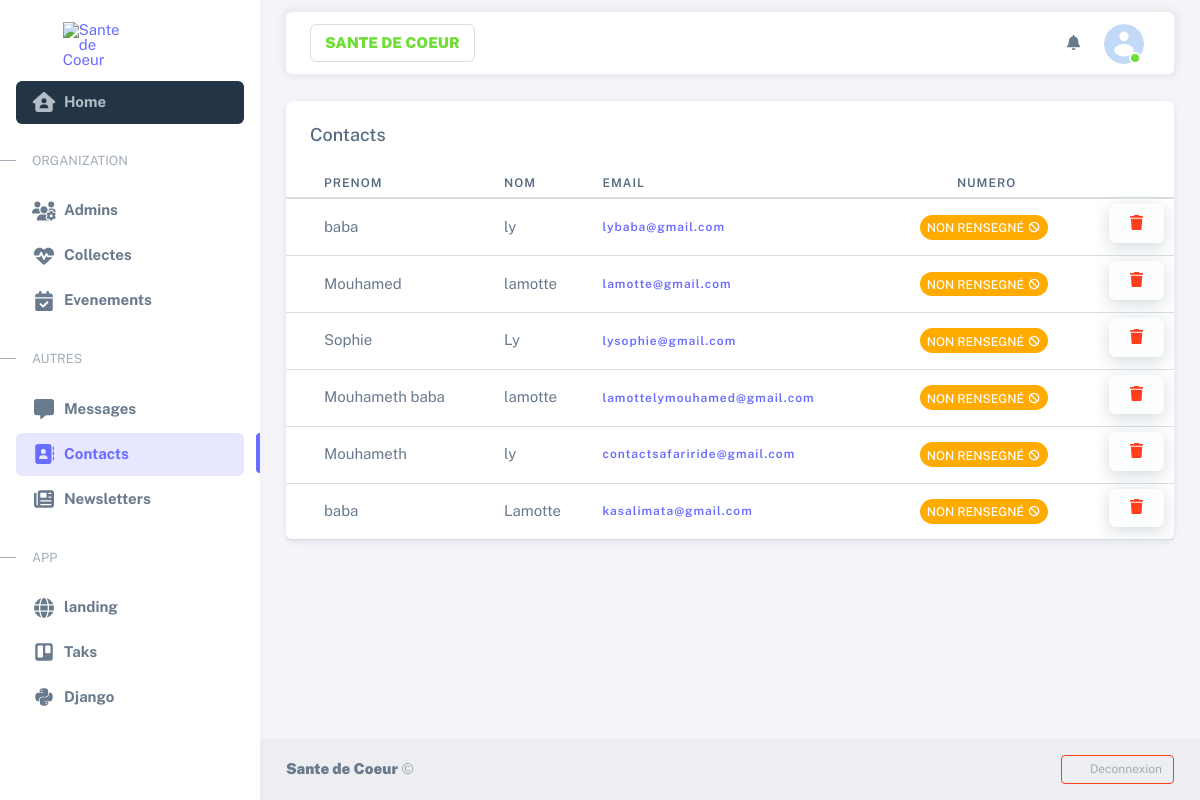
/sante/contacts/ (signed in), run on the app's committed database.
### administration/models.py (models this page shows, shortened)
class Contacts(models.Model):
    date = models.DateField(auto_now_add=True)
    first_name = models.CharField(max_length=50)
    last_name = models.CharField(max_length=50)
    email = models.EmailField(max_length=254, unique=True)
    class Meta:
        verbose_name = 'Contacts'
        verbose_name_plural = 'Contacts'

### administration/views.py (the view)
# urls.py: path('contacts/', list_contacts, name='contacts'),
def list_contacts(request):
    contacts = Contacts.objects.all().order_by('-date')
    context = {
        'contacts' : contacts
    }
    return render(request, 'administration/pages/contacts/list.html', context)

### context_processor.py (called while the page is built)
def all_context(request):
    user = request.user
    try :
        site = Site.objects.get(pk = 1)
    except Site.DoesNotExist :
        site = None
    try :
        avatar = Avatar.objects.get(user = user.pk, primary = 1)
        print(avatar)
    except Avatar.DoesNotExist :
        avatar = None
        print(avatar)
    context = {
        'avatar' : avatar,
        'site' : site,
        'path' : request.path
    }
    return context

### administration/templates/administration/pages/contacts/list.html (shortened to what this page needs)
{% extends "bases/sneat.html" %}
{% load static %}
{% block main %}
<div class="container-xxl flex-grow-1 container-p-y">
    {% if user.is_superuser %}
    <div class="card z-index-1" id="recentPurchaseTable" data-list='{"valueNames":["name","email","product","payment","amount"],"page":7,"pagination":true}'>
        <div class="card-header">
          <div class="row flex-between-center">
            <div class="col-6 col-sm-auto d-flex align-items-center pe-0">
              <h5 class="fs-0 mb-0 text-nowrap py-2 py-xl-0">Contacts</h5>
            </div>
            <div class="col-6 col-sm-auto ms-auto text-end ps-0">
            </div>
          </div>
        </div>
        <div class="card-body px-0 py-0">
          <div class="table-responsive scrollbar">
            <table class="table table-sm fs--1 mb-0 overflow-hidden">
              <thead class="bg-200 text-900">
                <tr>
                  <th class="white-space-nowrap">
                  </th>
                  <th class="sort pe-1 align-middle white-space-nowrap" data-sort="name">Prenom</th>
                  <th class="sort pe-1 align-middle white-space-nowrap" data-sort="email">Nom</th>
                  <th class="sort pe-1 align-middle white-space-nowrap" data-sort="product">Email</th>
                  <th class="sort pe-1 align-middle white-space-nowrap text-center" data-sort="payment">Numero</th>
                  <th class="no-sort pe-1 align-middle data-table-row-action"></th>
                </tr>
              </thead>
              <tbody class="list" id="table-purchase-body">
                {% for contact in contacts %}
                <tr class="btn-reveal-trigger">
                  <td class="align-middle" style="width: 28px;">
                  </td>
                  <td class="align-middle white-space-nowrap email">{{ contact.first_name }}</td>
                  <td class="align-middle white-space-nowrap product">{{ contact.last_name }}</td>
                  <th class="align-middle white-space-nowrap email text-lowercase"><a href="mailto:{{ contact.email }}">{{contact.email}} </a></th>
                  <td class="align-middle text-center fs-0 white-space-nowrap payment"><span class="badge badge rounded-pill bg-warning">Non rensegné<span class="ms-1 fas fa-ban" data-fa-transform="shrink-2"></span></span></td>
                  <td class="align-middle white-space-nowrap text-end">
                    <div class="font-sans-serif position-static d-inline-block">
                      <a href="#" class="btn shadow btn-light text-600 btn btn-reveal float-end" type="button" id="dropdown13" >
                          <span class="text-danger fas fa-trash fs--1"></span></a>
                  </div>
                  </td>
                </tr>
                {% endfor %}
              </tbody>
            </table>
          </div>
        </div>
    </div>
    {% endif %}
  </div>
{% endblock main %}

### data on the page
Contacts: first_name "baba", last_name "ly", email "lybaba@gmail.com"
Contacts: first_name "Mouhamed", last_name "lamotte", email "lamotte@gmail.com"
Contacts: first_name "Sophie", last_name "Ly", email "lysophie@gmail.com"
Contacts: first_name "Mouhameth baba", last_name "lamotte", email "lamottelymouhamed@gmail.com"
Contacts: first_name "Mouhameth", last_name "ly", email "contactsafariride@gmail.com"
Contacts: first_name "baba", last_name "Lamotte", email "kasalimata@gmail.com"
